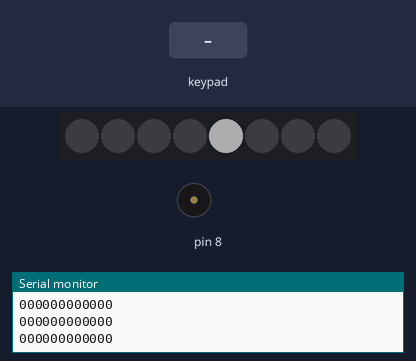
Simulated run of this sketch. Board: Arduino Uno, built with avr-gcc and run on an emulated ATmega328P. Shown: 8 RGB LEDs in strip order, left to right, buzzer (waves = sounding), the last lines printed to the serial monitor. The inputs (shaded band) are chosen by the test bench. Dim RGB values are drawn brighter than linear.

Above: at 1.2 s.
1.3 s: keypad keys 1 2 3 4 pressed 0.4 s apart
At 2.31 s:
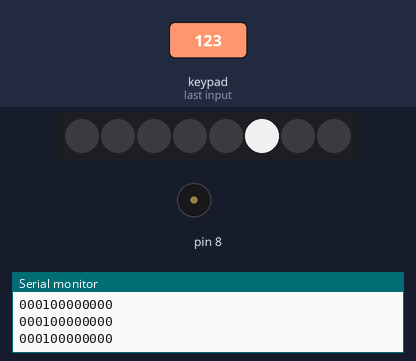
4.4 s: keypad keys 1 2 3 4 A pressed 0.4 s apart
At 4.45 s:
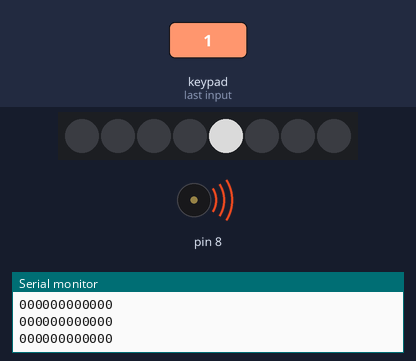
7.9 s: key '0' pressed
At 8.12 s:
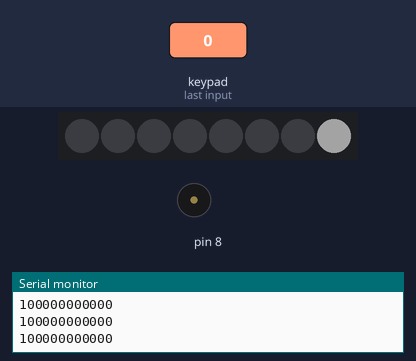
9.4 s: key '5' pressed
At 9.65 s:
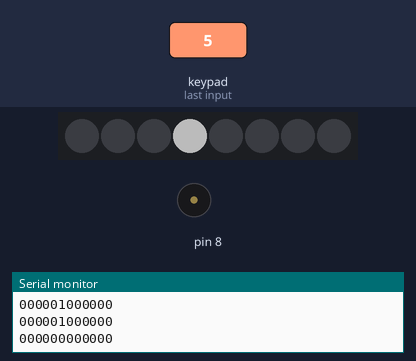
Timing chart, 0 to 11.9 s (numbered marks = the images above; inputs shaded):
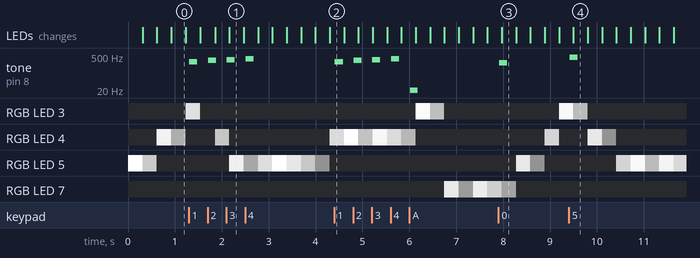

The sketch:

00_homework_piano_trainer.ino
```cpp
/*
A simple piano keyboard which uses kapacitive keys.
The piano has 3 modalities,
Mode 0 = the piano automatically plays a melody in loop
Mode 1 = the piano only shows trough light the notes to be played to reproduce the melody
Mode 2 = free mode, the user can play the piano autonomosly
*/

#include "pitches.h"

#include <Adafruit_NeoPixel.h>
#ifdef __AVR__
#include <avr/power.h>
#endif

#define PIN            13
#define NUMPIXELS      8
Adafruit_NeoPixel pixels = Adafruit_NeoPixel(NUMPIXELS, PIN, NEO_GRB + NEO_KHZ800);

#include <Wire.h>
#include "Adafruit_MPR121.h"

// You can have up to 4 on one i2c bus but one is enough for testing!
Adafruit_MPR121 cap = Adafruit_MPR121();

// notes in the melody:
/*
   Mary had a little lamb
   E D C D E E E
   Little lamb, little lamb
   D D D E G G
   Mary had a little lamb
   E D C D E E E
   Its fleece was white as snow
   E D D E D C
*/

int melody[] = {
  NOTE_E4, NOTE_D4, NOTE_C4, NOTE_D4, NOTE_E4, NOTE_E4, NOTE_E4,
  NOTE_D4, NOTE_D4, NOTE_D4, NOTE_E4, NOTE_G4, NOTE_G4,
  NOTE_E4, NOTE_D4, NOTE_C4, NOTE_D4, NOTE_E4, NOTE_E4, NOTE_E4,
  NOTE_E4, NOTE_D4, NOTE_D4, NOTE_E4, NOTE_D4, NOTE_C4,
  0, 0
};

int keysToLightUp[] = {
  5, 4, 3, 4, 5, 5, 5,
  4, 4, 4, 3, 7, 7,
  5, 4, 3, 4, 5, 5, 5,
  5, 4, 4, 5, 4, 3,
  -1, -1
};

int scale[] = {
  NOTE_C4,
  NOTE_D4,
  NOTE_E4,
  NOTE_F4,
  NOTE_G4,
  NOTE_A4,
  NOTE_B4,
  NOTE_C5
};

// note durations: 4 = quarter note, 8 = eighth note, etc.:
int noteDurations[] = {
  4, 4, 4, 4, 4, 4, 2,
  4, 4, 2, 4, 4, 2,
  4, 4, 4, 4, 4, 4, 2,
  4, 4, 2, 4, 4, 2,
  1, 1
};

int numberOfNotes = 28;

int OctaveDuration = 2000; //bar duration
int currentNotePlaying = 0;
int timeToWait = OctaveDuration / noteDurations[currentNotePlaying]; //set the fist interval as the first duration

long lastNoteStarted = 0;

int pauseBetweenNotes = 20;

//0 = the piano automatically plays a melody in loop
//1 = the piano only shows trough light the notes to be played
//2 = free mode, the user can play the piano autonomosly
int playmode = 1;

uint16_t currtouched = 0;

void setup() {

  Serial.begin(9600);
  pixels.begin();


  if (!cap.begin(0x5A)) {
    Serial.println("MPR121 not found, check wiring?");
    while (1);
  }


  lastNoteStarted = millis();
}

void loop() {

  if (playmode == 0 || playmode == 1) { // if I have a melody to reproduce

    if (melody[currentNotePlaying] != 0) { // if the currentNote is not a pause

      if (playmode == 0) { // if I need to also reproduce the sound
        tone(8, melody[currentNotePlaying]); //reproduce the note
      }

      int brightness = map (millis() - lastNoteStarted, 0, timeToWait, 255, 0); //calculate the brightness of the key depending on how long the note should last
      pixels.setPixelColor(keysToLightUp[currentNotePlaying], pixels.Color(brightness, brightness, brightness)); //light up the key
      pixels.show();
    }

    if (millis() - lastNoteStarted > timeToWait) { //if it is time to pass to the next note

      if (playmode == 0) { //first of all stop playing the note you were playing before, only if in mode 0
        noTone(8);
      }

      for (int i = 0; i < NUMPIXELS; i++) { //turn off all the led
        pixels.setPixelColor(i, pixels.Color(0, 0, 0));
      }
      pixels.show();

      delay(pauseBetweenNotes);

      //update the index that tell us which note we should play
      if (currentNotePlaying < numberOfNotes - 1) {
        currentNotePlaying++;
      } else {
        currentNotePlaying = 0;
      }

      //update the timer
      timeToWait = ( OctaveDuration / noteDurations[currentNotePlaying] ) - pauseBetweenNotes;
      lastNoteStarted = millis();
    }

  }


  if (playmode == 1 || playmode == 2) {
    currtouched = cap.touched();

    for (int i = 0; i < 12; i++) { // I go trough the bitarray
      bool key = bitRead(currtouched, i); //get the value of each single bit
      if (key != 0) { // if the value is not 0 play the note
        tone(8, scale[i]);

        if (playmode == 2) { //only if I'm not in the trainer mode light up the key
          pixels.setPixelColor(i, pixels.Color(255, 255, 255));
        }
      } else {
        if (playmode == 2) {//only if I'm not in the trainer mode turn off the keys when released
          pixels.setPixelColor(i, pixels.Color(0, 0, 0));
        }

      }
      Serial.print(bitRead(currtouched, i));
    }
    pixels.show();
    Serial.println();
    if (currtouched == 0) { // if the array is made of all 0's stop making any noise
      noTone(8);
    }
  }

}
```

pitches.h
```cpp
/*************************************************
 * Public Constants
 *************************************************/

#define NOTE_B0  31
#define NOTE_C1  33
#define NOTE_CS1 35
#define NOTE_D1  37
#define NOTE_DS1 39
#define NOTE_E1  41
#define NOTE_F1  44
#define NOTE_FS1 46
#define NOTE_G1  49
#define NOTE_GS1 52
#define NOTE_A1  55
#define NOTE_AS1 58
#define NOTE_B1  62
#define NOTE_C2  65
#define NOTE_CS2 69
#define NOTE_D2  73
#define NOTE_DS2 78
#define NOTE_E2  82
#define NOTE_F2  87
#define NOTE_FS2 93
#define NOTE_G2  98
#define NOTE_GS2 104
#define NOTE_A2  110
#define NOTE_AS2 117
#define NOTE_B2  123
#define NOTE_C3  131
#define NOTE_CS3 139
#define NOTE_D3  147
#define NOTE_DS3 156
#define NOTE_E3  165
#define NOTE_F3  175
#define NOTE_FS3 185
#define NOTE_G3  196
#define NOTE_GS3 208
#define NOTE_A3  220
#define NOTE_AS3 233
#define NOTE_B3  247
#define NOTE_C4  262
#define NOTE_CS4 277
#define NOTE_D4  294
#define NOTE_DS4 311
#define NOTE_E4  330
#define NOTE_F4  349
#define NOTE_FS4 370
#define NOTE_G4  392
#define NOTE_GS4 415
#define NOTE_A4  440
#define NOTE_AS4 466
#define NOTE_B4  494
#define NOTE_C5  523
#define NOTE_CS5 554
#define NOTE_D5  587
#define NOTE_DS5 622
#define NOTE_E5  659
#define NOTE_F5  698
#define NOTE_FS5 740
#define NOTE_G5  784
#define NOTE_GS5 831
#define NOTE_A5  880
#define NOTE_AS5 932
#define NOTE_B5  988
#define NOTE_C6  1047
#define NOTE_CS6 1109
#define NOTE_D6  1175
#define NOTE_DS6 1245
#define NOTE_E6  1319
#define NOTE_F6  1397
#define NOTE_FS6 1480
#define NOTE_G6  1568
#define NOTE_GS6 1661
#define NOTE_A6  1760
#define NOTE_AS6 1865
#define NOTE_B6  1976
#define NOTE_C7  2093
#define NOTE_CS7 2217
#define NOTE_D7  2349
#define NOTE_DS7 2489
#define NOTE_E7  2637
#define NOTE_F7  2794
#define NOTE_FS7 2960
#define NOTE_G7  3136
#define NOTE_GS7 3322
#define NOTE_A7  3520
#define NOTE_AS7 3729
#define NOTE_B7  3951
#define NOTE_C8  4186
#define NOTE_CS8 4435
#define NOTE_D8  4699
#define NOTE_DS8 4978
```

Measured:
- after the input at 1.3 s, tone on pin 8: plays 294 Hz for 0.17 s, 330 Hz for 0.17 s, 349 Hz for 0.17 s, 392 Hz for 0.17 s, starting at once
- after the input at 4.4 s, tone on pin 8: plays 294 Hz for 0.18 s, 330 Hz for 0.17 s, 349 Hz for 0.17 s, 392 Hz for 0.17 s, 3 Hz for 0.16 s, starting at once
- after the input at 7.9 s, tone on pin 8: silent → 262 Hz at once, → silent 0.17 s later
- after the input at 9.4 s, tone on pin 8: silent → 440 Hz at once, → silent 0.17 s later
